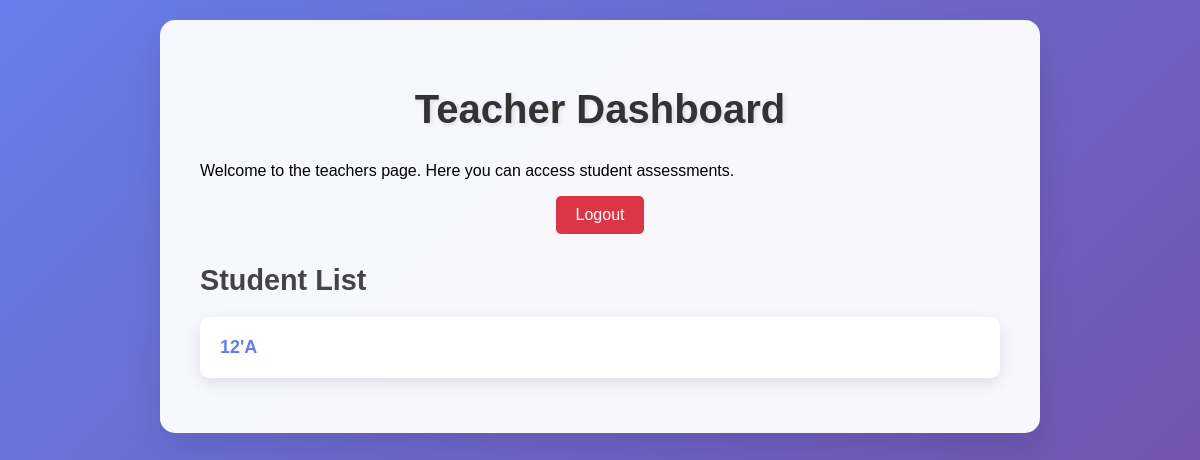
Page /All_class/ (signed in) on the earlier database version.
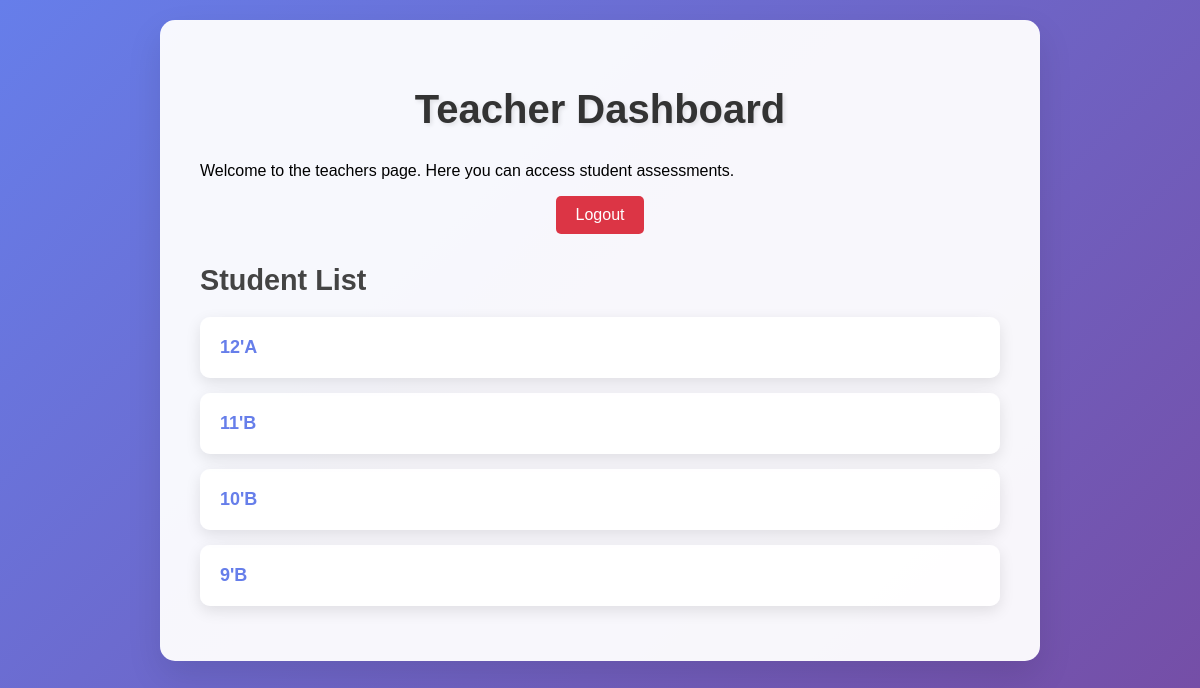
Same page on the later database version.
### main/models.py (models this page shows)
class Classroom(models.Model):
    Grade = models.CharField(max_length=200 , choices=GRADE_CHOICES, unique=True)
    section = models.CharField(max_length=200)
    teacher = models.ForeignKey(CustomUserModel,on_delete=models.CASCADE, related_name='teachers')

### main/views.py (the view)
# urls.py: path('All_class/',All_class.as_view(), name='All_class'),
class All_class(ListView):
    model = Classroom
    context_object_name = 'classes'
    template_name = 'main/section_list.html'
    def get_queryset(self):
        return Classroom.objects.filter(teacher=self.request.user)

### main/templates/main/section_list.html (shortened to what this page needs)
<!DOCTYPE html>
<html lang="en">
<head>
    {% load static %}
    <link rel="stylesheet" href="{% static 'main/base.css' %}">
</head>
<body>
    <div class="container">
        <h1>Teacher Dashboard</h1>
        <p>Welcome to the teachers page. Here you can access student assessments.</p>
        <div style="text-align: center; margin-bottom: 30px;">
            <a href="{% url 'logout' %}" style="display: inline-block; padding: 10px 20px; background: #dc3545; color: white; text-decoration: none; border-radius: 5px;">Logout</a>
        </div>
        <h2>Student List</h2>
        <div class="student-list">
            {% for student in classes %}
                <div class="student-card">
                    <a href="{% url 'assessment' student.id %}">{{ student.Grade }}'{{ student.section }} </a>
                </div>
            {% empty %}
                <p>No students available for assessment.</p>
            {% endfor %}
        </div>
    </div>
</body>
</html>

### main/static/main/base.css (style rules this page uses)
body { font-family: 'Arial', sans-serif; background: linear-gradient(135deg, #667eea 0%, #764ba2 100%); margin: 0; padding: 0; min-height: 100vh; }
.container { background: rgba(255, 255, 255, 0.95); border-radius: 15px; box-shadow: 0 15px 35px rgba(0, 0, 0, 0.1); padding: 40px; max-width: 800px; width: 100%; margin: 20px auto; }
h1 { color: #333; text-align: center; margin-bottom: 30px; font-size: 2.5em; text-shadow: 2px 2px 4px rgba(0, 0, 0, 0.1); }
h2 { color: #444; margin-bottom: 20px; font-size: 1.8em; }
a { color: #667eea; text-decoration: none; transition: color 0.3s ease; }
.student-list, .teacher-list { max-width: 1000px; margin: 0 auto; }
.student-card, .teacher-card { background: rgba(255, 255, 255, 0.95); border-radius: 10px; padding: 20px; margin-bottom: 15px; box-shadow: 0 5px 15px rgba(0, 0, 0, 0.1); transition: transform 0.2s ease; }
.student-card a, .teacher-card a { display: block; font-size: 18px; font-weight: bold; color: #667eea; }

Differences in the rows shown:
added Classroom: Grade "11", section "B"
added Classroom: Grade "10", section "B"
added Classroom: Grade "9", section "B"
